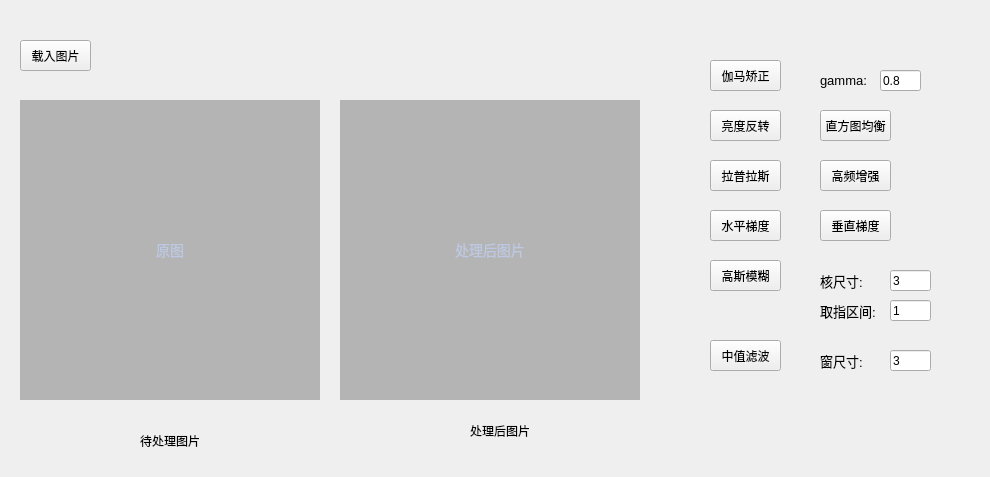
<?xml version="1.0" encoding="UTF-8"?>
<ui version="4.0">
 <class>Spatial</class>
 <widget class="QWidget" name="Spatial">
  <property name="geometry">
   <rect>
    <x>0</x>
    <y>0</y>
    <width>990</width>
    <height>477</height>
   </rect>
  </property>
  <property name="windowTitle">
   <string>Form</string>
  </property>
  <widget class="QPushButton" name="pbn_gamma">
   <property name="geometry">
    <rect>
     <x>710</x>
     <y>60</y>
     <width>71</width>
     <height>31</height>
    </rect>
   </property>
   <property name="text">
    <string>伽马矫正</string>
   </property>
  </widget>
  <widget class="QLineEdit" name="lineEdit_gamma">
   <property name="geometry">
    <rect>
     <x>880</x>
     <y>70</y>
     <width>41</width>
     <height>21</height>
    </rect>
   </property>
   <property name="text">
    <string>0.8</string>
   </property>
  </widget>
  <widget class="QLabel" name="label">
   <property name="geometry">
    <rect>
     <x>820</x>
     <y>70</y>
     <width>51</width>
     <height>21</height>
    </rect>
   </property>
   <property name="font">
    <font>
     <family>Arial</family>
     <pointsize>10</pointsize>
    </font>
   </property>
   <property name="text">
    <string>gamma:</string>
   </property>
  </widget>
  <widget class="QLabel" name="label_inputImg">
   <property name="geometry">
    <rect>
     <x>20</x>
     <y>100</y>
     <width>300</width>
     <height>300</height>
    </rect>
   </property>
   <property name="styleSheet">
    <string notr="true">QLabel {
    font-family: &quot;Microsoft YaHei&quot;;
    font-size: 14px;
    color: #BDC8E2;
    background-color:#b4b4b4;
}</string>
   </property>
   <property name="text">
    <string>原图</string>
   </property>
   <property name="alignment">
    <set>Qt::AlignCenter</set>
   </property>
  </widget>
  <widget class="QLabel" name="label_2">
   <property name="geometry">
    <rect>
     <x>140</x>
     <y>430</y>
     <width>81</width>
     <height>21</height>
    </rect>
   </property>
   <property name="text">
    <string>待处理图片</string>
   </property>
  </widget>
  <widget class="QPushButton" name="pbn_loadImg">
   <property name="geometry">
    <rect>
     <x>20</x>
     <y>40</y>
     <width>71</width>
     <height>31</height>
    </rect>
   </property>
   <property name="text">
    <string>载入图片</string>
   </property>
  </widget>
  <widget class="QLabel" name="label_outputImg">
   <property name="geometry">
    <rect>
     <x>340</x>
     <y>100</y>
     <width>300</width>
     <height>300</height>
    </rect>
   </property>
   <property name="styleSheet">
    <string notr="true">QLabel {
    font-family: &quot;Microsoft YaHei&quot;;
    font-size: 14px;
    color: #BDC8E2;
    background-color:#b4b4b4;
}</string>
   </property>
   <property name="text">
    <string>处理后图片</string>
   </property>
   <property name="alignment">
    <set>Qt::AlignCenter</set>
   </property>
  </widget>
  <widget class="QLabel" name="label_3">
   <property name="geometry">
    <rect>
     <x>470</x>
     <y>420</y>
     <width>71</width>
     <height>21</height>
    </rect>
   </property>
   <property name="text">
    <string>处理后图片</string>
   </property>
  </widget>
  <widget class="QPushButton" name="pbn_gaussFilter">
   <property name="geometry">
    <rect>
     <x>710</x>
     <y>260</y>
     <width>71</width>
     <height>31</height>
    </rect>
   </property>
   <property name="text">
    <string>高斯模糊</string>
   </property>
  </widget>
  <widget class="QLabel" name="label_4">
   <property name="geometry">
    <rect>
     <x>820</x>
     <y>270</y>
     <width>51</width>
     <height>21</height>
    </rect>
   </property>
   <property name="font">
    <font>
     <family>Arial</family>
     <pointsize>10</pointsize>
    </font>
   </property>
   <property name="text">
    <string>核尺寸:</string>
   </property>
  </widget>
  <widget class="QLineEdit" name="lineEdit_gauss">
   <property name="geometry">
    <rect>
     <x>890</x>
     <y>270</y>
     <width>41</width>
     <height>21</height>
    </rect>
   </property>
   <property name="text">
    <string>3</string>
   </property>
  </widget>
  <widget class="QPushButton" name="pbn_reverse">
   <property name="geometry">
    <rect>
     <x>710</x>
     <y>110</y>
     <width>71</width>
     <height>31</height>
    </rect>
   </property>
   <property name="text">
    <string>亮度反转</string>
   </property>
  </widget>
  <widget class="QPushButton" name="pbn_hisEqu">
   <property name="geometry">
    <rect>
     <x>820</x>
     <y>110</y>
     <width>71</width>
     <height>31</height>
    </rect>
   </property>
   <property name="text">
    <string>直方图均衡</string>
   </property>
  </widget>
  <widget class="QPushButton" name="pbn_lapacian">
   <property name="geometry">
    <rect>
     <x>710</x>
     <y>160</y>
     <width>71</width>
     <height>31</height>
    </rect>
   </property>
   <property name="text">
    <string>拉普拉斯</string>
   </property>
  </widget>
  <widget class="QPushButton" name="pbn_gradientH">
   <property name="geometry">
    <rect>
     <x>710</x>
     <y>210</y>
     <width>71</width>
     <height>31</height>
    </rect>
   </property>
   <property name="text">
    <string>水平梯度</string>
   </property>
  </widget>
  <widget class="QLineEdit" name="lineEdit_meidanFilter">
   <property name="geometry">
    <rect>
     <x>890</x>
     <y>350</y>
     <width>41</width>
     <height>21</height>
    </rect>
   </property>
   <property name="text">
    <string>3</string>
   </property>
  </widget>
  <widget class="QPushButton" name="pbn_medianFilter">
   <property name="geometry">
    <rect>
     <x>710</x>
     <y>340</y>
     <width>71</width>
     <height>31</height>
    </rect>
   </property>
   <property name="text">
    <string>中值滤波</string>
   </property>
  </widget>
  <widget class="QLabel" name="label_5">
   <property name="geometry">
    <rect>
     <x>820</x>
     <y>350</y>
     <width>51</width>
     <height>21</height>
    </rect>
   </property>
   <property name="font">
    <font>
     <family>Arial</family>
     <pointsize>10</pointsize>
    </font>
   </property>
   <property name="text">
    <string>窗尺寸:</string>
   </property>
  </widget>
  <widget class="QPushButton" name="pbn_gradientV">
   <property name="geometry">
    <rect>
     <x>820</x>
     <y>210</y>
     <width>71</width>
     <height>31</height>
    </rect>
   </property>
   <property name="text">
    <string>垂直梯度</string>
   </property>
  </widget>
  <widget class="QPushButton" name="pbn_detailed">
   <property name="geometry">
    <rect>
     <x>820</x>
     <y>160</y>
     <width>71</width>
     <height>31</height>
    </rect>
   </property>
   <property name="text">
    <string>高频增强</string>
   </property>
  </widget>
  <widget class="QLabel" name="label_6">
   <property name="geometry">
    <rect>
     <x>820</x>
     <y>300</y>
     <width>61</width>
     <height>21</height>
    </rect>
   </property>
   <property name="font">
    <font>
     <family>Arial</family>
     <pointsize>10</pointsize>
    </font>
   </property>
   <property name="text">
    <string>取指区间:</string>
   </property>
  </widget>
  <widget class="QLineEdit" name="lineEdit_gauss_k">
   <property name="geometry">
    <rect>
     <x>890</x>
     <y>300</y>
     <width>41</width>
     <height>21</height>
    </rect>
   </property>
   <property name="text">
    <string>1</string>
   </property>
  </widget>
 </widget>
 <resources/>
 <connections/>
</ui>
